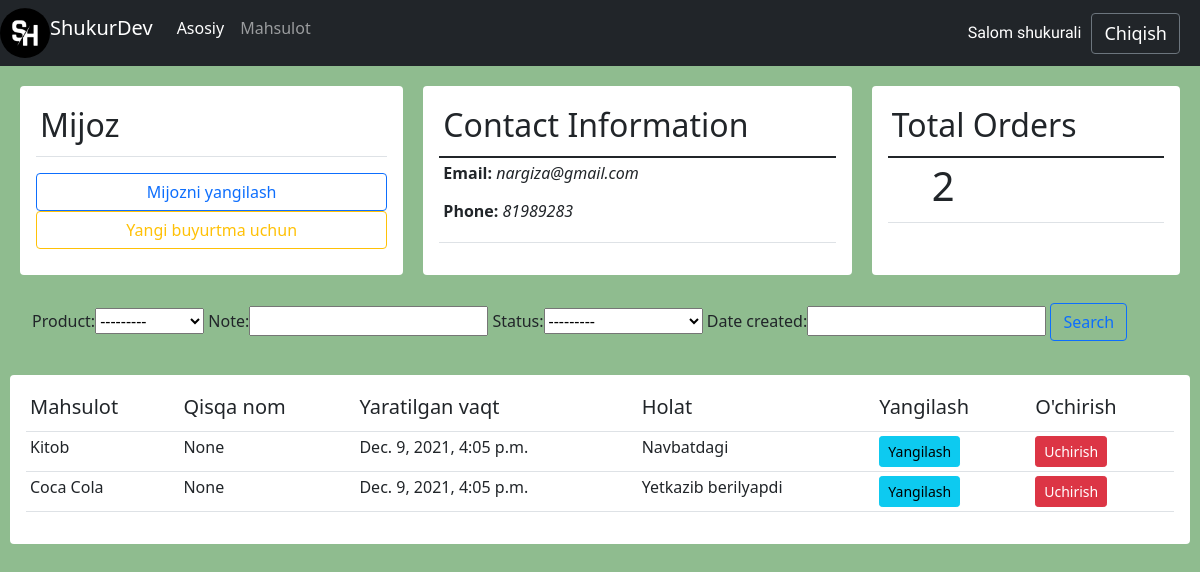
Before: /customer/11/ (signed in) with the older database file.
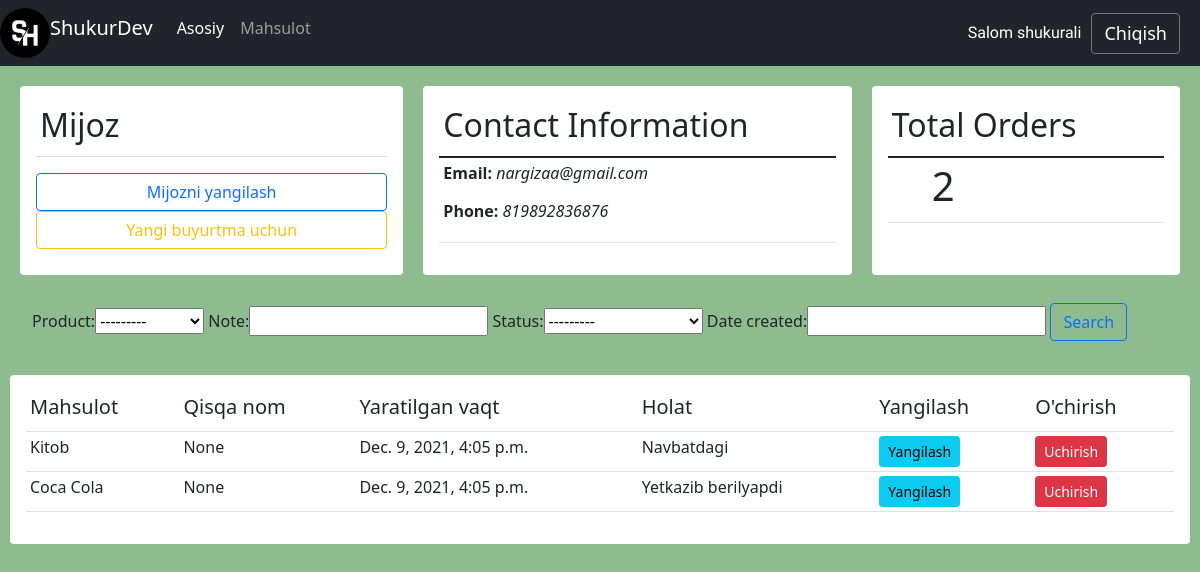
After: the same page with the newer database file.
### crm/models.py (models this page shows, shortened)
class Customer(models.Model):
    user = models.OneToOneField(User, null=True, on_delete=models.CASCADE)
    name = models.CharField(max_length=100)
    phone = models.CharField(max_length=100, null=True)
    email = models.EmailField(null=True)
    profile_pic = models.ImageField(null=True)
    date_created = models.DateTimeField(auto_now_add=True, null=True)

### crm/decorators.py (the view)
        def wrapper_func(request, *args, **kwargs):
            group = None
            if request.user.groups.exists():
                group = request.user.groups.all()[0].name
            if group in allowed_roles:
                return view_func(request, *args, **kwargs)
            else:
                return HttpResponse('you are not authorize')

### crm/models.py (called while the page is built)
    def __str__(self):
        return self.name

### crm/views.py (called while the page is built)
@login_required(login_url='login')
@allowed_user(allowed_roles=['admin'])
def customer(request, pk):
    customer = Customer.objects.get(id=pk)
    orders = customer.order_set.all()
    myfilter = OrderFilter(request.GET, queryset=orders)
    orders = myfilter.qs
    total_order = orders.count()
    delivered = orders.filter(status='Yetkazib berildi').count()
    pending = orders.filter(status='Yetkazib berilyapdi').count()
    context = {
        'customer': customer,
        'orders': orders,
        'total_orders': total_order,
        'delivered': delivered,
        'pending': pending,
        'myfilter': myfilter,
    }
    return render(request, 'customer.html', context)

### templates/customer.html
{% extends 'base.html' %}
{% block content %}
<body class="oraligi">
   <div id="stil">
        <div style=" display: flex; border:4px;">
               <div  class="card card-body" id="stil" style="width:300px">
                    <table class="table table-sm" >
                        <tr>
                            <th>
                                <h2>Mijoz</h2>
                            </th>
                        </tr>
                    </table>
                    <button type="button" class="btn btn-outline-primary">Mijozni yangilash</button>
                    <a  href="{% url 'create_order' customer.id %}" class="btn btn-outline-warning">Yangi buyurtma uchun</a>
                </div>
                <div  class="card card-body" id="stil">
                    <table class="table table-sm" >
                        <tr>
                            <th>
                                <h2>Contact Information</h2>
                            </th>
                        </tr>
                        <tbody>
                        <td><p><b>Email:</b> <i>{{ customer.email }}</i></p>
                            <p><b>Phone:</b>  <i>{{ customer.phone }}</i></p>
                        </td>
                        </tbody>
                    </table>
                </div>
                <div  class="card card-body" id="stil">
                    <table class="table table-sm" >
                        <tr>
                            <th>
                                <h2>Total Orders</h2>
                            </th>
                        </tr>
                        <tbody>
                        <td>
                            <h1 style="margin-left: 40px;" class="card-title">{{ total_orders }}</h1>
                        </td>
                        </tbody>
                    </table>
                </div>
        </div>
        <div>
            <nav class="navbar navbar-light bg-drink" id="stil">
                  <div class="container-fluid">
                        <form method = "GET">{%  csrf_token %}
                            <div style="border-width: 6px;">
                                <span style="border-width: 5px">{{ myfilter.form }}</span>
                                <span><button class="btn btn-outline-primary" type="submit">Search</button></span>
                            </div>
                        </form>
                  </div>
            </nav>
        </div>
</div>
    <div  class="card card-body" id="stil">
			<table class="table table-sm" >
				<tr>
					<th>
						<h5>Mahsulot</h5>
					</th>
					<th>
						<h5>Qisqa nom</h5>
					</th>
					<th>
						<h5>Yaratilgan vaqt</h5>
					</th>
					<th>
						<h5>Holat</h5>
					</th>
					<th>
						<h5>Yangilash</h5>
					</th>
					<th>
						<h5>O'chirish</h5>
					</th>
				</tr>
				{% for order in orders %}
					<tr>
						<td>{{order.product}}</td>
						<td>{{order.note}}</td>
						<td>{{order.date_created}}</td>
						<td>{{order.status}}</td>
						<td><a class = "btn btn-sm btn-info" href="{% url 'update_order' order.id %}">Yangilash</a></td>
						<td><a class="btn btn-sm btn-danger" href="{% url 'delete_order' order.id %}">Uchirish</a></td>
					</tr>
				{% endfor %}
			</table>
		</div>
</body>
{% endblock %}

Changed rows visible on the page:
changed Customer: email "nargiza@gmail.com" → "nargizaa@gmail.com"; phone "81989283" → "819892836876"
